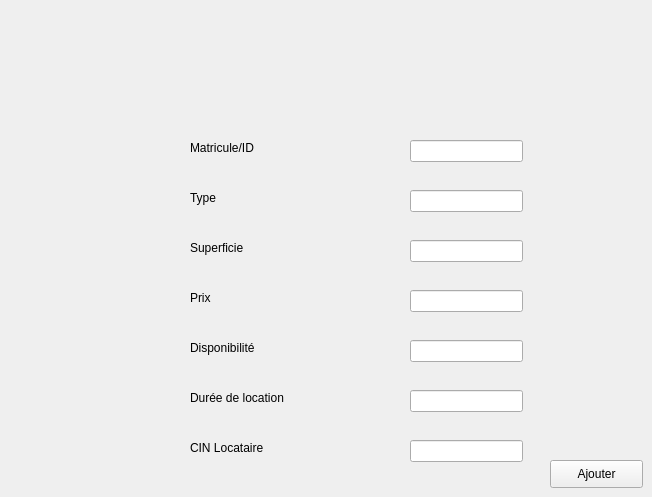
     <widget class="QWidget" name="Ajouter_local">
      <attribute name="title">
       <string>Ajouter</string>
      </attribute>
      <widget class="QLineEdit" name="lineDuree">
       <property name="geometry">
        <rect>
         <x>410</x>
         <y>390</y>
         <width>113</width>
         <height>22</height>
        </rect>
       </property>
      </widget>
      <widget class="QLineEdit" name="lineType">
       <property name="geometry">
        <rect>
         <x>410</x>
         <y>190</y>
         <width>113</width>
         <height>22</height>
        </rect>
       </property>
      </widget>
      <widget class="QLineEdit" name="linePrix">
       <property name="geometry">
        <rect>
         <x>410</x>
         <y>290</y>
         <width>113</width>
         <height>22</height>
        </rect>
       </property>
      </widget>
      <widget class="QLabel" name="Prix">
       <property name="geometry">
        <rect>
         <x>190</x>
         <y>290</y>
         <width>121</width>
         <height>16</height>
        </rect>
       </property>
       <property name="text">
        <string>Prix </string>
       </property>
      </widget>
      <widget class="QLineEdit" name="lineDispo">
       <property name="geometry">
        <rect>
         <x>410</x>
         <y>340</y>
         <width>113</width>
         <height>22</height>
        </rect>
       </property>
      </widget>
      <widget class="QLineEdit" name="lineID">
       <property name="geometry">
        <rect>
         <x>410</x>
         <y>140</y>
         <width>113</width>
         <height>22</height>
        </rect>
       </property>
      </widget>
      <widget class="QLabel" name="ID">
       <property name="geometry">
        <rect>
         <x>190</x>
         <y>140</y>
         <width>101</width>
         <height>16</height>
        </rect>
       </property>
       <property name="text">
        <string>Matricule/ID</string>
       </property>
      </widget>
      <widget class="QLabel" name="Dispo">
       <property name="geometry">
        <rect>
         <x>190</x>
         <y>340</y>
         <width>141</width>
         <height>16</height>
        </rect>
       </property>
       <property name="text">
        <string>Disponibilité</string>
       </property>
      </widget>
      <widget class="QLabel" name="Type">
       <property name="geometry">
        <rect>
         <x>190</x>
         <y>190</y>
         <width>141</width>
         <height>16</height>
        </rect>
       </property>
       <property name="text">
        <string>Type</string>
       </property>
      </widget>
      <widget class="QLabel" name="Superficie">
       <property name="geometry">
        <rect>
         <x>190</x>
         <y>240</y>
         <width>121</width>
         <height>16</height>
        </rect>
       </property>
       <property name="text">
        <string>Superficie</string>
       </property>
      </widget>
      <widget class="QLineEdit" name="lineSuperficie">
       <property name="geometry">
        <rect>
         <x>410</x>
         <y>240</y>
         <width>113</width>
         <height>22</height>
        </rect>
       </property>
      </widget>
      <widget class="QLabel" name="CIN_Locataire">
       <property name="geometry">
        <rect>
         <x>190</x>
         <y>440</y>
         <width>141</width>
         <height>16</height>
        </rect>
       </property>
       <property name="text">
        <string>CIN Locataire</string>
       </property>
      </widget>
      <widget class="QLabel" name="Duree">
       <property name="geometry">
        <rect>
         <x>190</x>
         <y>390</y>
         <width>131</width>
         <height>16</height>
        </rect>
       </property>
       <property name="text">
        <string>Durée de location</string>
       </property>
      </widget>
      <widget class="QPushButton" name="Ajout_local">
       <property name="geometry">
        <rect>
         <x>550</x>
         <y>460</y>
         <width>93</width>
         <height>28</height>
        </rect>
       </property>
       <property name="text">
        <string>Ajouter</string>
       </property>
      </widget>
      <widget class="QLineEdit" name="lineCIN_Locataire">
       <property name="geometry">
        <rect>
         <x>410</x>
         <y>440</y>
         <width>113</width>
         <height>22</height>
        </rect>
       </property>
      </widget>
     </widget>
